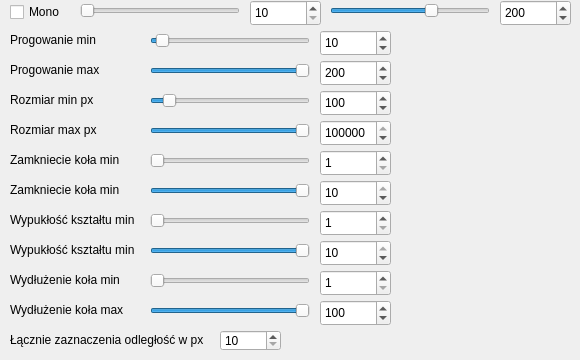
   <widget class="QWidget" name="FiltrTab">
    <attribute name="title">
     <string>Uszkodzenia</string>
    </attribute>
    <widget class="QLabel" name="label_18">
     <property name="geometry">
      <rect>
       <x>10</x>
       <y>30</y>
       <width>131</width>
       <height>20</height>
      </rect>
     </property>
     <property name="text">
      <string>Progowanie min</string>
     </property>
    </widget>
    <widget class="QSlider" name="TrsMinSlider">
     <property name="geometry">
      <rect>
       <x>150</x>
       <y>30</y>
       <width>160</width>
       <height>22</height>
      </rect>
     </property>
     <property name="minimum">
      <number>1</number>
     </property>
     <property name="maximum">
      <number>250</number>
     </property>
     <property name="singleStep">
      <number>1</number>
     </property>
     <property name="pageStep">
      <number>1</number>
     </property>
     <property name="value">
      <number>10</number>
     </property>
     <property name="orientation">
      <enum>Qt::Horizontal</enum>
     </property>
    </widget>
    <widget class="QSlider" name="TrsMaxSlider">
     <property name="geometry">
      <rect>
       <x>150</x>
       <y>60</y>
       <width>160</width>
       <height>22</height>
      </rect>
     </property>
     <property name="minimum">
      <number>10</number>
     </property>
     <property name="maximum">
      <number>200</number>
     </property>
     <property name="value">
      <number>200</number>
     </property>
     <property name="orientation">
      <enum>Qt::Horizontal</enum>
     </property>
    </widget>
    <widget class="QSpinBox" name="TrsMaxBox">
     <property name="geometry">
      <rect>
       <x>320</x>
       <y>60</y>
       <width>71</width>
       <height>26</height>
      </rect>
     </property>
     <property name="minimum">
      <number>10</number>
     </property>
     <property name="maximum">
      <number>250</number>
     </property>
     <property name="singleStep">
      <number>10</number>
     </property>
     <property name="value">
      <number>200</number>
     </property>
    </widget>
    <widget class="QSpinBox" name="TrsMinBox">
     <property name="geometry">
      <rect>
       <x>320</x>
       <y>30</y>
       <width>71</width>
       <height>26</height>
      </rect>
     </property>
     <property name="minimum">
      <number>1</number>
     </property>
     <property name="maximum">
      <number>250</number>
     </property>
     <property name="singleStep">
      <number>1</number>
     </property>
     <property name="value">
      <number>10</number>
     </property>
    </widget>
    <widget class="QLabel" name="label_19">
     <property name="geometry">
      <rect>
       <x>10</x>
       <y>60</y>
       <width>131</width>
       <height>20</height>
      </rect>
     </property>
     <property name="text">
      <string>Progowanie max</string>
     </property>
    </widget>
    <widget class="QSlider" name="AreaMinSlider">
     <property name="geometry">
      <rect>
       <x>150</x>
       <y>90</y>
       <width>160</width>
       <height>22</height>
      </rect>
     </property>
     <property name="minimum">
      <number>3</number>
     </property>
     <property name="maximum">
      <number>1200</number>
     </property>
     <property name="value">
      <number>100</number>
     </property>
     <property name="orientation">
      <enum>Qt::Horizontal</enum>
     </property>
    </widget>
    <widget class="QSpinBox" name="AreaMinBox">
     <property name="geometry">
      <rect>
       <x>320</x>
       <y>90</y>
       <width>71</width>
       <height>26</height>
      </rect>
     </property>
     <property name="minimum">
      <number>3</number>
     </property>
     <property name="maximum">
      <number>1200</number>
     </property>
     <property name="singleStep">
      <number>10</number>
     </property>
     <property name="value">
      <number>100</number>
     </property>
    </widget>
    <widget class="QLabel" name="label_20">
     <property name="geometry">
      <rect>
       <x>10</x>
       <y>90</y>
       <width>131</width>
       <height>20</height>
      </rect>
     </property>
     <property name="text">
      <string>Rozmiar min px</string>
     </property>
    </widget>
    <widget class="QSlider" name="AreaMaxSlider">
     <property name="geometry">
      <rect>
       <x>150</x>
       <y>120</y>
       <width>160</width>
       <height>22</height>
      </rect>
     </property>
     <property name="minimum">
      <number>10</number>
     </property>
     <property name="maximum">
      <number>400000</number>
     </property>
     <property name="value">
      <number>400000</number>
     </property>
     <property name="orientation">
      <enum>Qt::Horizontal</enum>
     </property>
    </widget>
    <widget class="QSpinBox" name="AreaMaxBox">
     <property name="geometry">
      <rect>
       <x>320</x>
       <y>120</y>
       <width>71</width>
       <height>26</height>
      </rect>
     </property>
     <property name="minimum">
      <number>10</number>
     </property>
     <property name="maximum">
      <number>4000000</number>
     </property>
     <property name="singleStep">
      <number>10</number>
     </property>
     <property name="value">
      <number>1000000</number>
     </property>
    </widget>
    <widget class="QLabel" name="label_24">
     <property name="geometry">
      <rect>
       <x>10</x>
       <y>120</y>
       <width>131</width>
       <height>20</height>
      </rect>
     </property>
     <property name="text">
      <string>Rozmiar max px</string>
     </property>
    </widget>
    <widget class="QLabel" name="label_25">
     <property name="geometry">
      <rect>
       <x>10</x>
       <y>180</y>
       <width>131</width>
       <height>20</height>
      </rect>
     </property>
     <property name="text">
      <string>Zamkniecie koła min</string>
     </property>
    </widget>
    <widget class="QSlider" name="CircMinSlider">
     <property name="geometry">
      <rect>
       <x>150</x>
       <y>150</y>
       <width>160</width>
       <height>22</height>
      </rect>
     </property>
     <property name="minimum">
      <number>1</number>
     </property>
     <property name="maximum">
      <number>10</number>
     </property>
     <property name="pageStep">
      <number>1</number>
     </property>
     <property name="value">
      <number>1</number>
     </property>
     <property name="orientation">
      <enum>Qt::Horizontal</enum>
     </property>
    </widget>
    <widget class="QSpinBox" name="CircMinBox">
     <property name="geometry">
      <rect>
       <x>320</x>
       <y>150</y>
       <width>71</width>
       <height>26</height>
      </rect>
     </property>
     <property name="minimum">
      <number>1</number>
     </property>
     <property name="maximum">
      <number>10</number>
     </property>
     <property name="singleStep">
      <number>1</number>
     </property>
     <property name="value">
      <number>1</number>
     </property>
    </widget>
    <widget class="QSpinBox" name="CircMaxBox">
     <property name="geometry">
      <rect>
       <x>320</x>
       <y>180</y>
       <width>71</width>
       <height>26</height>
      </rect>
     </property>
     <property name="minimum">
      <number>1</number>
     </property>
     <property name="maximum">
      <number>10</number>
     </property>
     <property name="singleStep">
      <number>1</number>
     </property>
     <property name="value">
      <number>10</number>
     </property>
     <property name="displayIntegerBase">
      <number>10</number>
     </property>
    </widget>
    <widget class="QSlider" name="CircMaxSlider">
     <property name="geometry">
      <rect>
       <x>150</x>
       <y>180</y>
       <width>160</width>
       <height>22</height>
      </rect>
     </property>
     <property name="minimum">
      <number>1</number>
     </property>
     <property name="maximum">
      <number>10</number>
     </property>
     <property name="pageStep">
      <number>1</number>
     </property>
     <property name="value">
      <number>10</number>
     </property>
     <property name="orientation">
      <enum>Qt::Horizontal</enum>
     </property>
    </widget>
    <widget class="QLabel" name="label_26">
     <property name="geometry">
      <rect>
       <x>10</x>
       <y>150</y>
       <width>131</width>
       <height>20</height>
      </rect>
     </property>
     <property name="text">
      <string>Zamkniecie koła min</string>
     </property>
    </widget>
    <widget class="QSlider" name="ConvMinSlider">
     <property name="geometry">
      <rect>
       <x>150</x>
       <y>210</y>
       <width>160</width>
       <height>22</height>
      </rect>
     </property>
     <property name="minimum">
      <number>1</number>
     </property>
     <property name="maximum">
      <number>10</number>
     </property>
     <property name="pageStep">
      <number>1</number>
     </property>
     <property name="value">
      <number>1</number>
     </property>
     <property name="orientation">
      <enum>Qt::Horizontal</enum>
     </property>
    </widget>
    <widget class="QSlider" name="ConvMaxSlider">
     <property name="geometry">
      <rect>
       <x>150</x>
       <y>240</y>
       <width>160</width>
       <height>22</height>
      </rect>
     </property>
     <property name="minimum">
      <number>1</number>
     </property>
     <property name="maximum">
      <number>10</number>
     </property>
     <property name="pageStep">
      <number>1</number>
     </property>
     <property name="value">
      <number>10</number>
     </property>
     <property name="orientation">
      <enum>Qt::Horizontal</enum>
     </property>
    </widget>
    <widget class="QLabel" name="label_28">
     <property name="geometry">
      <rect>
       <x>10</x>
       <y>240</y>
       <width>131</width>
       <height>20</height>
      </rect>
     </property>
     <property name="text">
      <string>Wypukłość kształtu min</string>
     </property>
    </widget>
    <widget class="QSpinBox" name="ConvMinBox">
     <property name="geometry">
      <rect>
       <x>320</x>
       <y>210</y>
       <width>71</width>
       <height>26</height>
      </rect>
     </property>
     <property name="minimum">
      <number>1</number>
     </property>
     <property name="maximum">
      <number>10</number>
     </property>
     <property name="singleStep">
      <number>1</number>
     </property>
     <property name="value">
      <number>1</number>
     </property>
    </widget>
    <widget class="QLabel" name="label_29">
     <property name="geometry">
      <rect>
       <x>10</x>
       <y>210</y>
       <width>131</width>
       <height>20</height>
      </rect>
     </property>
     <property name="text">
      <string>Wypukłość kształtu min</string>
     </property>
    </widget>
    <widget class="QSpinBox" name="ConvMaxBox">
     <property name="geometry">
      <rect>
       <x>320</x>
       <y>240</y>
       <width>71</width>
       <height>26</height>
      </rect>
     </property>
     <property name="minimum">
      <number>0</number>
     </property>
     <property name="maximum">
      <number>10</number>
     </property>
     <property name="singleStep">
      <number>1</number>
     </property>
     <property name="value">
      <number>10</number>
     </property>
    </widget>
    <widget class="QSpinBox" name="InertiaMinBox">
     <property name="geometry">
      <rect>
       <x>320</x>
       <y>270</y>
       <width>71</width>
       <height>26</height>
      </rect>
     </property>
     <property name="minimum">
      <number>1</number>
     </property>
     <property name="maximum">
      <number>100</number>
     </property>
     <property name="singleStep">
      <number>1</number>
     </property>
     <property name="value">
      <number>1</number>
     </property>
    </widget>
    <widget class="QLabel" name="label_30">
     <property name="geometry">
      <rect>
       <x>10</x>
       <y>300</y>
       <width>131</width>
       <height>20</height>
      </rect>
     </property>
     <property name="text">
      <string>Wydłużenie koła max</string>
     </property>
    </widget>
    <widget class="QLabel" name="label_31">
     <property name="geometry">
      <rect>
       <x>10</x>
       <y>270</y>
       <width>131</width>
       <height>20</height>
      </rect>
     </property>
     <property name="text">
      <string>Wydłużenie koła min</string>
     </property>
    </widget>
    <widget class="QSlider" name="InertiaMaxSlider">
     <property name="geometry">
      <rect>
       <x>150</x>
       <y>300</y>
       <width>160</width>
       <height>22</height>
      </rect>
     </property>
     <property name="minimum">
      <number>10</number>
     </property>
     <property name="maximum">
      <number>200</number>
     </property>
     <property name="value">
      <number>200</number>
     </property>
     <property name="orientation">
      <enum>Qt::Horizontal</enum>
     </property>
    </widget>
    <widget class="QSlider" name="InertiaMinSlider">
     <property name="geometry">
      <rect>
       <x>150</x>
       <y>270</y>
       <width>160</width>
       <height>22</height>
      </rect>
     </property>
     <property name="minimum">
      <number>1</number>
     </property>
     <property name="maximum">
      <number>100</number>
     </property>
     <property name="value">
      <number>1</number>
     </property>
     <property name="orientation">
      <enum>Qt::Horizontal</enum>
     </property>
    </widget>
    <widget class="QSpinBox" name="InertiaMaxBox">
     <property name="geometry">
      <rect>
       <x>320</x>
       <y>300</y>
       <width>71</width>
       <height>26</height>
      </rect>
     </property>
     <property name="minimum">
      <number>1</number>
     </property>
     <property name="maximum">
      <number>200</number>
     </property>
     <property name="singleStep">
      <number>1</number>
     </property>
     <property name="value">
      <number>100</number>
     </property>
    </widget>
    <widget class="QCheckBox" name="MonoCheckBox">
     <property name="geometry">
      <rect>
       <x>10</x>
       <y>0</y>
       <width>51</width>
       <height>24</height>
      </rect>
     </property>
     <property name="text">
      <string>Mono</string>
     </property>
    </widget>
    <widget class="QSpinBox" name="Trs1LNBox">
     <property name="geometry">
      <rect>
       <x>250</x>
       <y>0</y>
       <width>71</width>
       <height>26</height>
      </rect>
     </property>
     <property name="minimum">
      <number>10</number>
     </property>
     <property name="maximum">
      <number>200</number>
     </property>
     <property name="value">
      <number>10</number>
     </property>
    </widget>
    <widget class="QSpinBox" name="Trs2LNBox">
     <property name="geometry">
      <rect>
       <x>500</x>
       <y>0</y>
       <width>71</width>
       <height>26</height>
      </rect>
     </property>
     <property name="minimum">
      <number>100</number>
     </property>
     <property name="maximum">
      <number>255</number>
     </property>
     <property name="value">
      <number>200</number>
     </property>
    </widget>
    <widget class="QSlider" name="Trs1LNSlider">
     <property name="geometry">
      <rect>
       <x>80</x>
       <y>0</y>
       <width>160</width>
       <height>22</height>
      </rect>
     </property>
     <property name="minimum">
      <number>10</number>
     </property>
     <property name="maximum">
      <number>200</number>
     </property>
     <property name="value">
      <number>10</number>
     </property>
     <property name="orientation">
      <enum>Qt::Horizontal</enum>
     </property>
    </widget>
    <widget class="QSlider" name="Trs2LNSlider">
     <property name="geometry">
      <rect>
       <x>330</x>
       <y>0</y>
       <width>160</width>
       <height>22</height>
      </rect>
     </property>
     <property name="minimum">
      <number>100</number>
     </property>
     <property name="maximum">
      <number>255</number>
     </property>
     <property name="value">
      <number>200</number>
     </property>
     <property name="orientation">
      <enum>Qt::Horizontal</enum>
     </property>
    </widget>
    <widget class="QSpinBox" name="pxSumBox">
     <property name="geometry">
      <rect>
       <x>220</x>
       <y>330</y>
       <width>61</width>
       <height>21</height>
      </rect>
     </property>
     <property name="minimum">
      <number>10</number>
     </property>
     <property name="maximum">
      <number>100</number>
     </property>
     <property name="value">
      <number>10</number>
     </property>
    </widget>
    <widget class="QLabel" name="label_27">
     <property name="geometry">
      <rect>
       <x>10</x>
       <y>330</y>
       <width>241</width>
       <height>20</height>
      </rect>
     </property>
     <property name="text">
      <string>Łącznie zaznaczenia odległość w px</string>
     </property>
    </widget>
   </widget>
